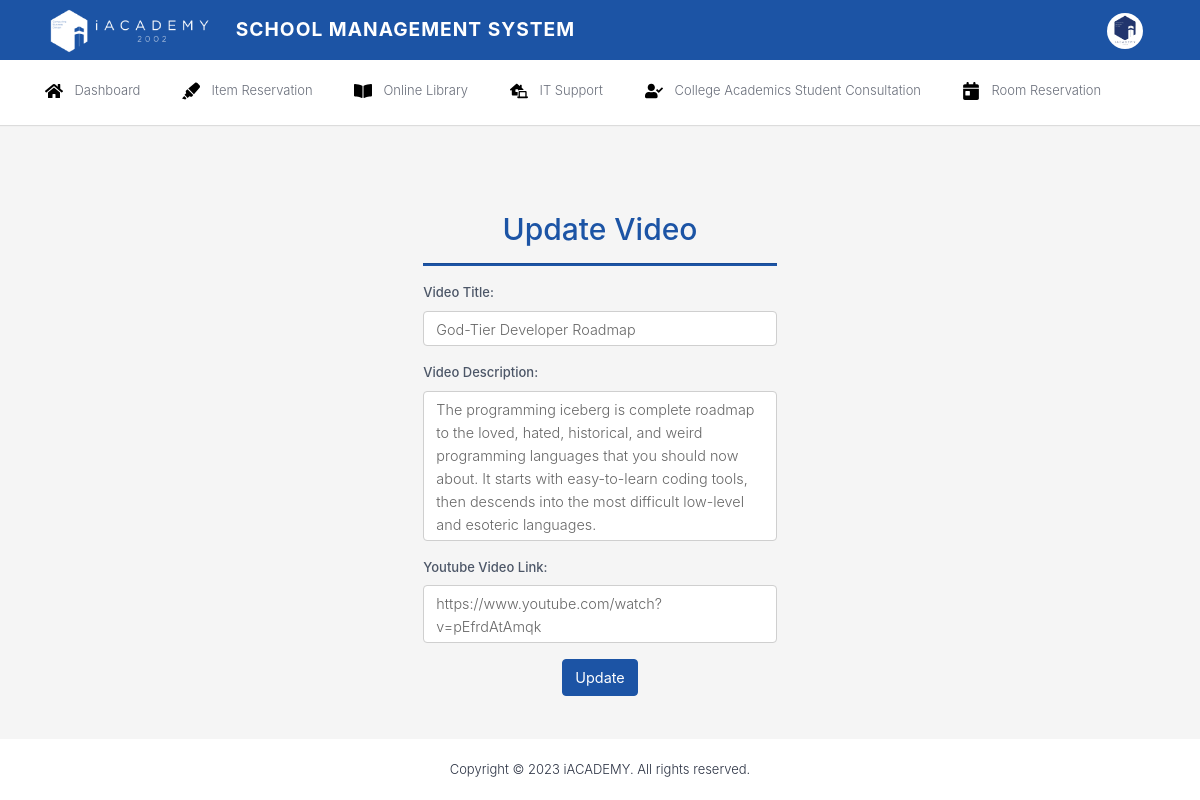
/update_video.php?updateid=1 (signed in), run on the app's committed database.
### tables this page shows
CREATE TABLE `videos` (
  `id` int(11) NOT NULL,
  `title` varchar(255) NOT NULL,
  `video` varchar(255) NOT NULL,
  `description` text NOT NULL,
  `uploader` varchar(255) NOT NULL,
  `timestamp` timestamp NOT NULL DEFAULT current_timestamp(),
  `is_deleted` tinyint(1) NOT NULL DEFAULT 0
);

### update_video.php (the view, shortened to what this page needs)
<?php
include('includes/database.php');
$update_id = $_GET['updateid'];
$select_query = "SELECT * FROM videos WHERE id = ?";
$stmt_select = $mysqli->prepare($select_query);
$stmt_select->bind_param("i", $update_id);
$stmt_select->execute();
$result_select = $stmt_select->get_result();
$row = $result_select->fetch_assoc();
$video_title = $row['title'];
$video_description = $row['description'];
$video_link = $row['video'];
?>
<!DOCTYPE html>
<html lang="en" dir="ltr">
<head>
  <link href="includes/appnewvampstable.css" rel="stylesheet" type="text/css">
  <link href="https://stackpath.bootstrapcdn.com/bootstrap/4.3.1/css/bootstrap.min.css" rel="stylesheet">
  <link href="includes/appnewvampstable.css" rel="stylesheet" type="text/css">
</head>
  <body>
    <div id="app">
      <div data-v-37f647ee="" id="wrapper" class="wrapper">
        <header data-v-10f215ae="" data-v-37f647ee="" id="topnav">
          <div data-v-10f215ae="" class="topbar-main d-flex align-items-center">
            <div data-v-10f215ae="" class="container-fluid">
              <div data-v-10f215ae="" class="logo">
                <a data-v-10f215ae="" class="logo active">
                  <span data-v-10f215ae="" class="logo-large">
                    <img data-v-10f215ae="" src="includes/newlogo-2020.png" height="50" alt="">
                    <small data-v-10f215ae="" class="ml-3 sms_nav font-weight-bold" style="font-size: 1.2rem;">School Management System</small>
                  </span>
                </a>
              </div>
              <div data-v-10f215ae="" class="menu-extras topbar-custom">
                <ul data-v-10f215ae="" class="list-inline float-right mb-0">
                  <li data-v-10f215ae="" class="list-inline-item dropdown notification-list">
                    <a data-v-10f215ae="" data-toggle="dropdown" href="https://portalv2.iacademy.edu.ph/callback/google?state=qGbwXtEAOJdmjOm9UXK5Kz4OUHr0qCSZ6VWdRBnn&amp;code=4%2F0AeaYSHBAcmeF8xhzyHrF6qg54CFcNQum5NcGxJxJ6jzdnQT_JzmOVIsyiqCcbOqTBMlMYQ&amp;scope=email+profile+openid+https%3A%2F%2Fwww.googleapis.com%2Fauth%2Fuserinfo.profile+https%3A%2F%2Fwww.googleapis.com%2Fauth%2Fuserinfo.email&amp;authuser=0&amp;hd=iacademy.edu.ph&amp;prompt=consent#"
                      role="button" aria-haspopup="false" aria-expanded="false" class="nav-link dropdown-toggle waves-effect nav-user">
                      <img data-v-10f215ae="" alt="user" class="rounded-circle ml-2" src="includes/default.png">
                    </a>
                  </li>
                </ul>
              </div>
              <div data-v-10f215ae="" class="clearfix"></div>
            </div>
          </div>
          <div data-v-10f215ae="" id="accordion" class="navbar-custom">
            <div data-v-10f215ae="" class="container">
              <div data-v-10f215ae="" id="navigation" style="display: flex !important;">
                <ul data-v-10f215ae="" id="collapseOne" aria-labelledby="headingOne" data-parent="#accordion" class="navigation-menu collapse">
                  <li data-v-10f215ae=""><a data-v-10f215ae="" class="waves-effect waves-primary active"><img data-v-10f215ae="" alt="" src="includes/home-solid.svg" class="mr-2"> <span data-v-10f215ae=""> Dashboard </span></a></li>
                  <li data-v-10f215ae=""><a data-v-10f215ae="" target="" class="waves-effect waves-primary asx"><img data-v-10f215ae="" src="includes/item-borrowing-solid.svg" alt="" class="mr-2"> <span data-v-10f215ae=""> Item Reservation </span></a></li>
                  <li data-v-10f215ae=""><a data-v-10f215ae="" target="_blank" class="waves-effect waves-primary asx"><img data-v-10f215ae="" src="includes/library-solid.svg" alt="" class="mr-2"> <span data-v-10f215ae=""> Online Library </span></a></li>
                  <li data-v-10f215ae=""><a data-v-10f215ae="" target="" class="waves-effect waves-primary asx"><img data-v-10f215ae="" src="includes/itsupp-solid.svg" alt="" class="mr-2"> <span data-v-10f215ae=""> IT Support </span></a></li>
                  <li data-v-10f215ae=""><a data-v-10f215ae="" target="" class="waves-effect waves-primary asx"><img data-v-10f215ae="" src="includes/college-consultation-solid.svg" alt="" class="mr-2"> <span data-v-10f215ae=""> College Academics Student Consultation </span></a></li>
                  <li data-v-10f215ae=""><a data-v-10f215ae="" target="" class="waves-effect waves-primary asx"><img data-v-10f215ae="" src="includes/room-reservationv2.svg" alt="" class="mr-2"> <span data-v-10f215ae=""> Room Reservation </span></a></li>
                </ul>
              </div>
            </div>
          </div>
        </header>
        <div data-v-37f647ee="" class="content-page">
          <div data-v-37f647ee="" class="content">
            <div data-v-37f647ee="" class="container">
              <div data-v-37f647ee="" class="mt-4">
                <div data-v-37f647ee="" class="row mt-2">
                  <div class="col-sm-12">
                    <div class="page-title-box d-flex align-items-center justify-content-between">
                    </div>
                  </div>
                </div>
              </div>
              <div data-v-37f647ee="" class="row row_newdash">
                <div data-v-37f647ee="" class="col-lg-6 col-sm-12 col-md-6">
                </div>
              </div>
              <div class="container">
                <div class="col-md-4 offset-md-4 form">
                  <form action="update_video.php" method="post" enctype="multipart/form-data">
                    <h2 class="text-prime-blue"><center>Update Video</center></h2>
                    <hr class="hr-isign">
                    <div class="form-group">
                        <label for="title">Video Title:</label>
                        <textarea class="form-control adjustable-input" placeholder="Enter Video Title" name="update_title" rows="1" autocomplete="off" required><?php echo $video_title; ?></textarea>
                    </div>
                    <div class="form-group">
                        <label for="">Video Description:</label>
                        <textarea class="form-control adjustable-input" placeholder="Enter Video Description" name="update_video_description" rows="1" autocomplete="off" required><?php echo $video_description; ?></textarea>
                    </div>
                    <div class="form-group">
                        <label for="">Youtube Video Link:</label>
                        <textarea class="form-control adjustable-input" placeholder="Enter Youtube Video Link" name="update_video" rows="1" autocomplete="off" required><?php echo $video_link; ?></textarea>
                    </div>
                    <center><input type="submit" class="btn btn-primary" name="add_submit" value="Update"></button></center>
                  </form>
                </div>
              </div>
            </div>
          </div>
        </div>
      </div>
      <div class="content">
        <footer class="footer mt-5">
          <div class="container-fluid">
            <div class="row">
              <div class="col-md-12">
                Copyright © 2023 iACADEMY. All rights reserved.
              </div>
            </div>
          </div>
        </footer>
      </div>
    </div>
</body>
</html>

### update_video.php (style rules this page uses)
.adjustable-input { overflow-y: hidden; padding-right: 20px; resize: none; }

### data on the page
videos: update_title "God-Tier Developer Roadmap", update_video_description "The programming iceberg is complete roadmap to the loved, hated, historical, and weird programming languages that you should now about. It starts with easy-to-learn coding tools, then descends into the most difficult low-level and esoteric languages.", update_video "https://www.youtube.com/watch?v=pEfrdAtAmqk"
